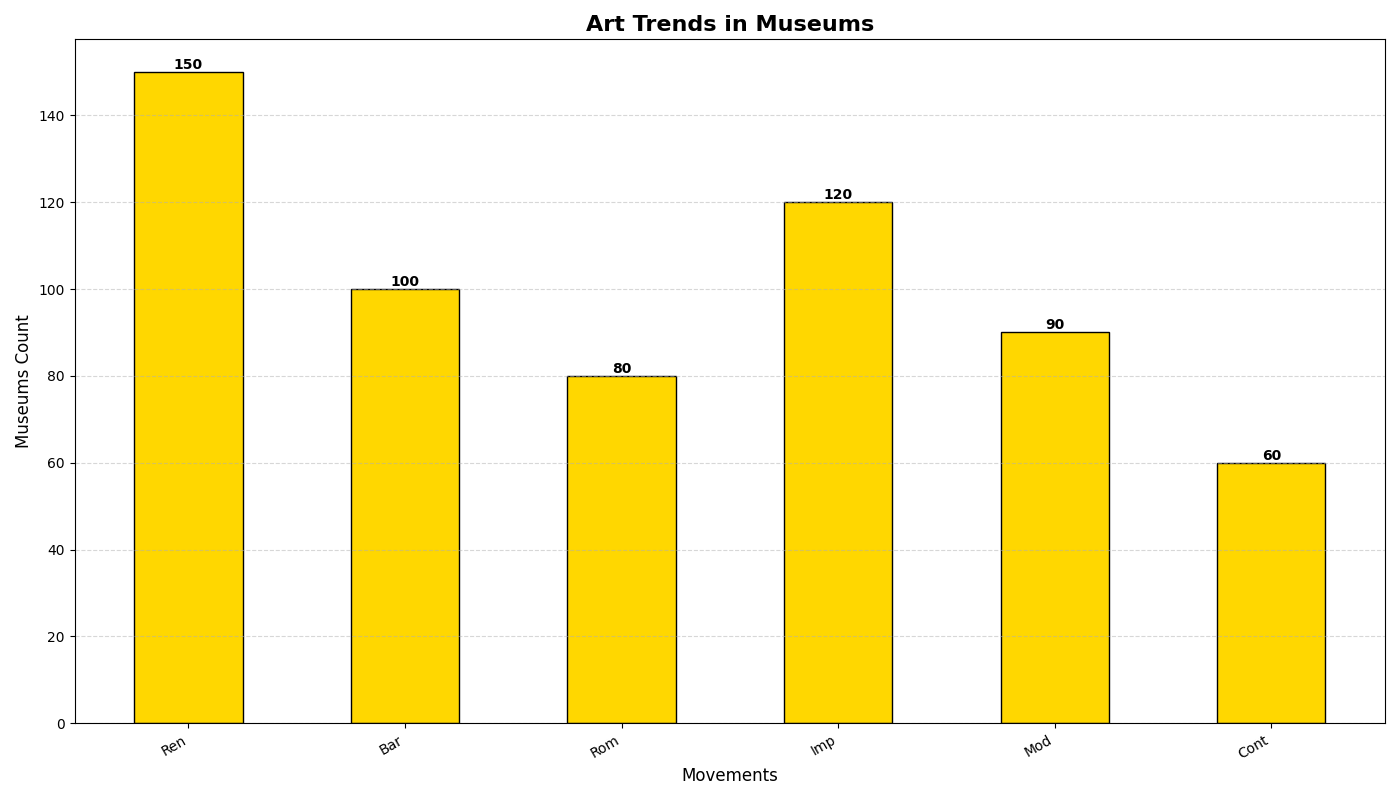

This chart was generated by the following Python code:
import matplotlib.pyplot as plt
import numpy as np

art_movements = ['Ren', 'Bar', 'Rom', 'Imp', 'Mod', 'Cont']
museum_counts = [150, 100, 80, 120, 90, 60]
single_color = '#FFD700'  # Chosen single color for all bars

fig, ax = plt.subplots(figsize=(14, 8))
bars = ax.bar(art_movements, museum_counts, color=single_color, width=0.5, edgecolor='black')

for bar in bars:
    yval = bar.get_height()
    ax.text(
        bar.get_x() + bar.get_width()/2,
        yval,
        f'{yval}',
        ha='center',
        va='bottom',
        fontsize=10,
        fontweight='bold'
    )

ax.set_title('Art Trends in Museums', fontsize=16, fontweight='bold')
ax.set_ylabel('Museums Count', fontsize=12)
ax.set_xlabel('Movements', fontsize=12)

plt.xticks(rotation=30, ha='right')
ax.grid(True, linestyle='--', alpha=0.5, axis='y')

plt.tight_layout()
plt.show()
